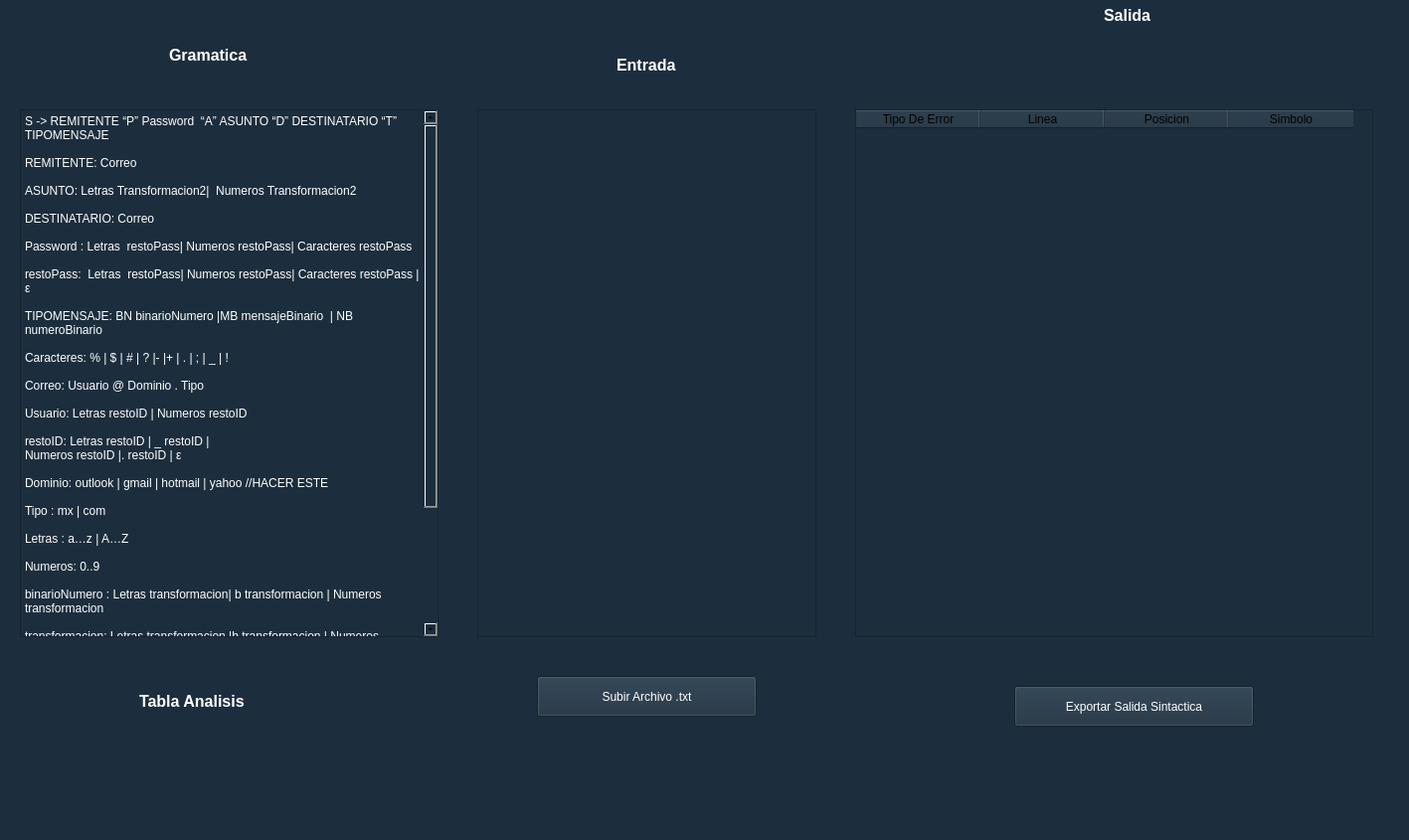
<?xml version="1.0" encoding="UTF-8"?>
<ui version="4.0">
 <class>MainWindow</class>
 <widget class="QMainWindow" name="MainWindow">
  <property name="geometry">
   <rect>
    <x>0</x>
    <y>0</y>
    <width>1417</width>
    <height>845</height>
   </rect>
  </property>
  <property name="windowTitle">
   <string>MainWindow</string>
  </property>
  <property name="styleSheet">
   <string notr="true">background-color: rgb(28, 46, 61);</string>
  </property>
  <widget class="QWidget" name="centralwidget">
   <widget class="QLabel" name="label">
    <property name="geometry">
     <rect>
      <x>170</x>
      <y>40</y>
      <width>111</width>
      <height>31</height>
     </rect>
    </property>
    <property name="text">
     <string>&lt;html&gt;&lt;head/&gt;&lt;body&gt;&lt;p&gt;&lt;span style=&quot; font-size:12pt; font-weight:600; color:#ffffff;&quot;&gt;Gramatica&lt;/span&gt;&lt;/p&gt;&lt;/body&gt;&lt;/html&gt;</string>
    </property>
   </widget>
   <widget class="QPlainTextEdit" name="inputText">
    <property name="geometry">
     <rect>
      <x>480</x>
      <y>110</y>
      <width>341</width>
      <height>531</height>
     </rect>
    </property>
   </widget>
   <widget class="QLabel" name="label_2">
    <property name="geometry">
     <rect>
      <x>620</x>
      <y>50</y>
      <width>81</width>
      <height>31</height>
     </rect>
    </property>
    <property name="text">
     <string>&lt;html&gt;&lt;head/&gt;&lt;body&gt;&lt;p&gt;&lt;span style=&quot; font-size:12pt; font-weight:600; color:#ffffff;&quot;&gt;Entrada &lt;/span&gt;&lt;/p&gt;&lt;/body&gt;&lt;/html&gt;</string>
    </property>
   </widget>
   <widget class="QLabel" name="label_3">
    <property name="geometry">
     <rect>
      <x>1110</x>
      <y>0</y>
      <width>81</width>
      <height>31</height>
     </rect>
    </property>
    <property name="text">
     <string>&lt;html&gt;&lt;head/&gt;&lt;body&gt;&lt;p&gt;&lt;span style=&quot; font-size:12pt; font-weight:600; color:#ffffff;&quot;&gt;Salida&lt;/span&gt;&lt;/p&gt;&lt;/body&gt;&lt;/html&gt;</string>
    </property>
   </widget>
   <widget class="QPushButton" name="uploadTxt">
    <property name="geometry">
     <rect>
      <x>540</x>
      <y>680</y>
      <width>221</width>
      <height>41</height>
     </rect>
    </property>
    <property name="styleSheet">
     <string notr="true">color: rgb(255, 255, 255);
font: 12pt &quot;MS Shell Dlg 2&quot;;</string>
    </property>
    <property name="text">
     <string>Subir Archivo .txt</string>
    </property>
   </widget>
   <widget class="QPushButton" name="exportTxt">
    <property name="geometry">
     <rect>
      <x>1020</x>
      <y>690</y>
      <width>241</width>
      <height>41</height>
     </rect>
    </property>
    <property name="styleSheet">
     <string notr="true">color: rgb(255, 255, 255);
font: 12pt &quot;MS Shell Dlg 2&quot;;</string>
    </property>
    <property name="text">
     <string>Exportar Salida Sintactica</string>
    </property>
   </widget>
   <widget class="QPlainTextEdit" name="plainTextEdit_3">
    <property name="geometry">
     <rect>
      <x>20</x>
      <y>110</y>
      <width>421</width>
      <height>531</height>
     </rect>
    </property>
    <property name="styleSheet">
     <string notr="true">color: rgb(255, 255, 255);</string>
    </property>
    <property name="plainText">
     <string>S -&gt; REMITENTE “P” Password  “A” ASUNTO “D” DESTINATARIO “T” TIPOMENSAJE

REMITENTE: Correo

ASUNTO: Letras Transformacion2|  Numeros Transformacion2

DESTINATARIO: Correo

Password : Letras  restoPass| Numeros restoPass| Caracteres restoPass 

restoPass:  Letras  restoPass| Numeros restoPass| Caracteres restoPass |ε

TIPOMENSAJE: BN binarioNumero |MB mensajeBinario  | NB numeroBinario

Caracteres: % | $ | # | ? |- |+ | . | ; | _ | ! 

Correo: Usuario @ Dominio . Tipo

Usuario: Letras restoID | Numeros restoID

restoID: Letras restoID | _ restoID |
Numeros restoID |. restoID | ε

Dominio: outlook | gmail | hotmail | yahoo //HACER ESTE

Tipo : mx | com 

Letras : a…z | A…Z

Numeros: 0..9

binarioNumero : Letras transformacion| b transformacion | Numeros transformacion

transformacion: Letras transformacion |b transformacion | Numeros transformacion| ɛ 

mensajeBinario: Letras transformacion2 | Numeros transformacion2

transformacion2:Letras tran sfomacion2 | Numeros transformacion2| ɛ 

numeroBinario:  Letras transformacion2| Numeros transformacion2

b : 1 | 0 
</string>
    </property>
   </widget>
   <widget class="QLabel" name="labelRedireccion">
    <property name="geometry">
     <rect>
      <x>140</x>
      <y>690</y>
      <width>151</width>
      <height>31</height>
     </rect>
    </property>
    <property name="text">
     <string>&lt;html&gt;&lt;head/&gt;&lt;body&gt;&lt;p&gt;&lt;span style=&quot; font-size:12pt; font-weight:600; color:#ffffff;&quot;&gt;Tabla Analisis&lt;/span&gt;&lt;/p&gt;&lt;/body&gt;&lt;/html&gt;</string>
    </property>
    <property name="openExternalLinks">
     <bool>true</bool>
    </property>
   </widget>
   <widget class="QTableWidget" name="tabla">
    <property name="geometry">
     <rect>
      <x>860</x>
      <y>110</y>
      <width>521</width>
      <height>531</height>
     </rect>
    </property>
    <attribute name="horizontalHeaderDefaultSectionSize">
     <number>125</number>
    </attribute>
    <column>
     <property name="text">
      <string>Tipo De Error</string>
     </property>
    </column>
    <column>
     <property name="text">
      <string>Linea</string>
     </property>
    </column>
    <column>
     <property name="text">
      <string>Posicion</string>
     </property>
    </column>
    <column>
     <property name="text">
      <string>Simbolo</string>
     </property>
    </column>
   </widget>
   <widget class="QLabel" name="tipo">
    <property name="geometry">
     <rect>
      <x>900</x>
      <y>60</y>
      <width>461</width>
      <height>31</height>
     </rect>
    </property>
    <property name="text">
     <string>&lt;html&gt;&lt;head/&gt;&lt;body&gt;&lt;p&gt;&lt;br/&gt;&lt;/p&gt;&lt;/body&gt;&lt;/html&gt;</string>
    </property>
   </widget>
  </widget>
  <widget class="QMenuBar" name="menubar">
   <property name="geometry">
    <rect>
     <x>0</x>
     <y>0</y>
     <width>1417</width>
     <height>26</height>
    </rect>
   </property>
  </widget>
  <widget class="QStatusBar" name="statusbar"/>
 </widget>
 <resources/>
 <connections/>
</ui>
